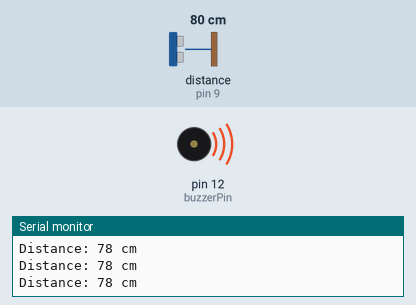
The sketch below on a simulated Arduino Uno, built with avr-gcc and run on an emulated ATmega328P. On the bench: buzzer (waves = sounding, pin HIGH), the last lines printed to the serial monitor. Wiring (inferred from the names in the program): ultrasonic range finder: trigger pin 10; echo pin 9. Inputs (shaded band) come from the test bench; at power-on: distance to the obstacle (sensor on pin 9) 80 cm. The echo pulse lasts 58.3 µs per cm; pins used as bus, display or sensor lines are not drawn.

Above: at 1.3 s.
1.4 s: distance to the obstacle (sensor on pin 9) set to 98 cm
2.9 s: distance to the obstacle (sensor on pin 9) set to 106 cm
At 4.2 s:
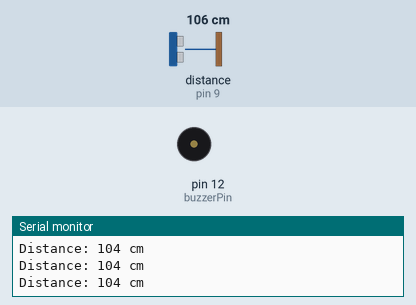
4.5 s: distance to the obstacle (sensor on pin 9) set to 2 cm
At 4.8 s:
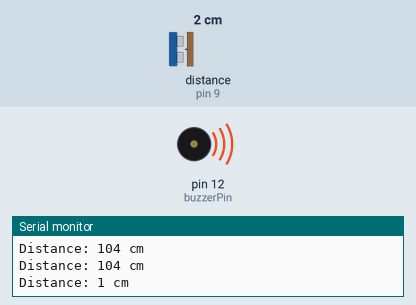
6.0 s: distance to the obstacle (sensor on pin 9) set to 120 cm
At 6.3 s:
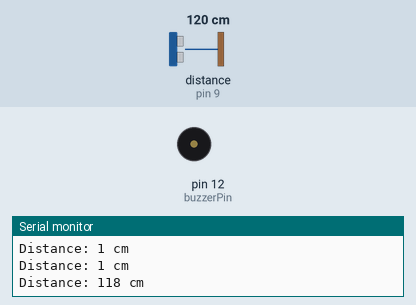
Timing chart, 0 to 8.5 s (numbered marks = the images above; inputs shaded):
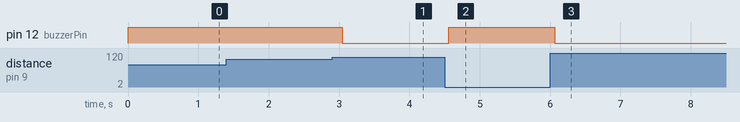

Measured:
- the behaviour switches between 101 and 102 cm on distance to the obstacle (sensor on pin 9) (found by bisection; images 0 and 1)
- after the input at 2.9 s, pin 12 (buzzerPin): HIGH → LOW after 0.14 s
- after the input at 4.5 s, pin 12 (buzzerPin): LOW → HIGH after 0.06 s
- after the input at 6.0 s, pin 12 (buzzerPin): HIGH → LOW after 0.07 s

The sketch:

Sonar.ino
```cpp
int trigPin = 10; // Ultrasonic Trig pin
int echoPin = 9;  // Ultrasonic Echo pin
int buzzerPin = 12; // Buzzer pin
long duration;
int distance;

void setup() {
  // Initialize the trigPin as an output and the echoPin as an input
  pinMode(trigPin, OUTPUT);
  pinMode(echoPin, INPUT);
  pinMode(buzzerPin, OUTPUT);

  // Initialize serial communication at 9600 baud rate
  Serial.begin(9600);
}

void loop() {
  // Clear the trigPin
  digitalWrite(trigPin, LOW);
  delayMicroseconds(2);

  // Set the trigPin HIGH for 10 microseconds
  digitalWrite(trigPin, HIGH);
  delayMicroseconds(10);
  digitalWrite(trigPin, LOW);

  // Read the echoPin, pulseIn() returns the duration (time) in microseconds
  duration = pulseIn(echoPin, HIGH);

  // Calculate the distance in cm
  distance = duration * 0.034 / 2;

  // Print the distance to the Serial Monitor
  Serial.print("Distance: ");
  Serial.print(distance);
  Serial.println(" cm");

  // Check if the distance is less than 100 cm or approximately 3 feet (91.44 cm)
  if (distance < 100) {
    // Activate the buzzer
    digitalWrite(buzzerPin, HIGH);
  } else {
    // Deactivate the buzzer
    digitalWrite(buzzerPin, LOW);
  }

  // Delay before the next reading
  delay(500);
}
```
